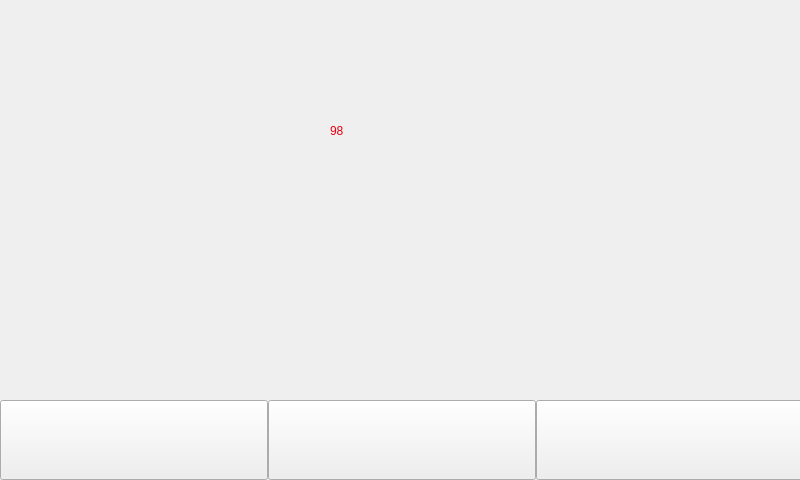
<?xml version="1.0" encoding="UTF-8"?>
<ui version="4.0">
 <class>water</class>
 <widget class="QWidget" name="water">
  <property name="geometry">
   <rect>
    <x>0</x>
    <y>0</y>
    <width>800</width>
    <height>480</height>
   </rect>
  </property>
  <property name="windowTitle">
   <string>window_water</string>
  </property>
  <property name="styleSheet">
   <string notr="true"/>
  </property>
  <widget class="QPushButton" name="btn_custom">
   <property name="geometry">
    <rect>
     <x>0</x>
     <y>400</y>
     <width>268</width>
     <height>80</height>
    </rect>
   </property>
   <property name="styleSheet">
    <string notr="true">border-image: url(:/water/Ui/main/btn_custom.jpg);</string>
   </property>
   <property name="text">
    <string/>
   </property>
  </widget>
  <widget class="QPushButton" name="btn_water">
   <property name="geometry">
    <rect>
     <x>268</x>
     <y>400</y>
     <width>268</width>
     <height>80</height>
    </rect>
   </property>
   <property name="styleSheet">
    <string notr="true">border-image: url(:/water/Ui/main/btn_water.jpg);</string>
   </property>
   <property name="text">
    <string/>
   </property>
  </widget>
  <widget class="QPushButton" name="btn_help">
   <property name="geometry">
    <rect>
     <x>536</x>
     <y>400</y>
     <width>268</width>
     <height>80</height>
    </rect>
   </property>
   <property name="styleSheet">
    <string notr="true">border-image: url(:/water/Ui/main/btn_help.jpg);</string>
   </property>
   <property name="text">
    <string/>
   </property>
  </widget>
  <widget class="QLabel" name="label_water_main">
   <property name="geometry">
    <rect>
     <x>0</x>
     <y>0</y>
     <width>800</width>
     <height>480</height>
    </rect>
   </property>
   <property name="styleSheet">
    <string notr="true">border-image: url(:/water/Ui/water/1.jpg);</string>
   </property>
   <property name="text">
    <string/>
   </property>
  </widget>
  <widget class="QLabel" name="label_temp">
   <property name="geometry">
    <rect>
     <x>330</x>
     <y>80</y>
     <width>121</width>
     <height>101</height>
    </rect>
   </property>
   <property name="styleSheet">
    <string notr="true">font: 75 80pt &quot;微软雅黑&quot;;
color: rgb(230, 0, 18);</string>
   </property>
   <property name="text">
    <string>98</string>
   </property>
  </widget>
  <widget class="QLabel" name="label_temp_2">
   <property name="geometry">
    <rect>
     <x>470</x>
     <y>110</y>
     <width>38</width>
     <height>33</height>
    </rect>
   </property>
   <property name="styleSheet">
    <string notr="true">border-image: url(:/water/Ui/water/单位_03.png);</string>
   </property>
   <property name="text">
    <string/>
   </property>
  </widget>
  <zorder>label_water_main</zorder>
  <zorder>btn_custom</zorder>
  <zorder>btn_help</zorder>
  <zorder>btn_water</zorder>
  <zorder>label_temp</zorder>
  <zorder>label_temp_2</zorder>
 </widget>
 <resources>
  <include location="water.qrc"/>
 </resources>
 <connections/>
</ui>
